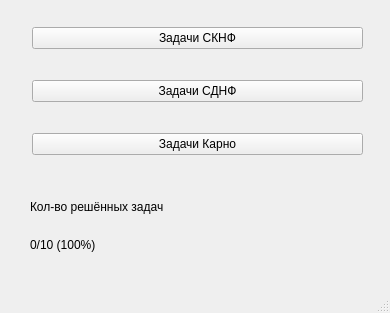
<?xml version="1.0" encoding="UTF-8"?>
<ui version="4.0">
 <class>MainWindow</class>
 <widget class="QMainWindow" name="MainWindow">
  <property name="geometry">
   <rect>
    <x>0</x>
    <y>0</y>
    <width>390</width>
    <height>313</height>
   </rect>
  </property>
  <property name="windowTitle">
   <string>MainWindow</string>
  </property>
  <widget class="QWidget" name="centralwidget">
   <widget class="QWidget" name="layoutWidget">
    <property name="geometry">
     <rect>
      <x>32</x>
      <y>2</y>
      <width>331</width>
      <height>181</height>
     </rect>
    </property>
    <layout class="QVBoxLayout" name="verticalLayout_2">
     <item>
      <widget class="QPushButton" name="task1">
       <property name="text">
        <string>Задачи СКНФ</string>
       </property>
      </widget>
     </item>
     <item>
      <widget class="QPushButton" name="task3">
       <property name="text">
        <string>Задачи СДНФ</string>
       </property>
      </widget>
     </item>
     <item>
      <widget class="QPushButton" name="task2">
       <property name="text">
        <string>Задачи Карно</string>
       </property>
      </widget>
     </item>
    </layout>
   </widget>
   <widget class="QWidget" name="layoutWidget">
    <property name="geometry">
     <rect>
      <x>30</x>
      <y>190</y>
      <width>331</width>
      <height>71</height>
     </rect>
    </property>
    <layout class="QVBoxLayout" name="verticalLayout_3">
     <item>
      <layout class="QVBoxLayout" name="verticalLayout">
       <item>
        <widget class="QLabel" name="label">
         <property name="text">
          <string>Кол-во решённых задач</string>
         </property>
        </widget>
       </item>
       <item>
        <widget class="QLabel" name="StatusLabel">
         <property name="text">
          <string>0/10 (100%)</string>
         </property>
        </widget>
       </item>
      </layout>
     </item>
    </layout>
   </widget>
  </widget>
  <widget class="QMenuBar" name="menubar">
   <property name="geometry">
    <rect>
     <x>0</x>
     <y>0</y>
     <width>390</width>
     <height>21</height>
    </rect>
   </property>
  </widget>
  <widget class="QStatusBar" name="statusbar"/>
 </widget>
 <resources/>
 <connections/>
</ui>
